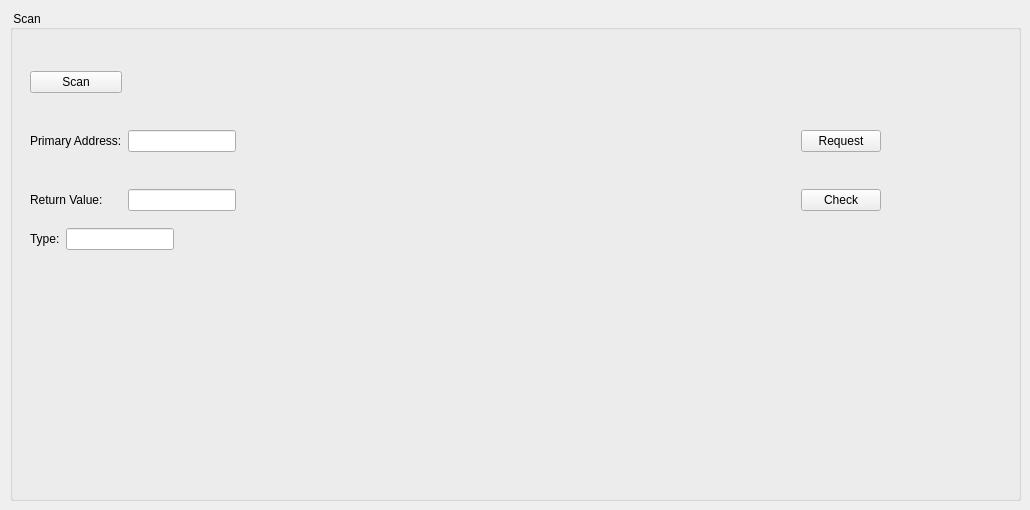
    <widget class="QWidget" name="tab_6">
     <attribute name="title">
      <string>MBus-Scan</string>
     </attribute>
     <widget class="QGroupBox" name="groupBox_17">
      <property name="geometry">
       <rect>
        <x>10</x>
        <y>10</y>
        <width>1011</width>
        <height>491</height>
       </rect>
      </property>
      <property name="sizePolicy">
       <sizepolicy hsizetype="Fixed" vsizetype="Preferred">
        <horstretch>0</horstretch>
        <verstretch>0</verstretch>
       </sizepolicy>
      </property>
      <property name="minimumSize">
       <size>
        <width>200</width>
        <height>0</height>
       </size>
      </property>
      <property name="layoutDirection">
       <enum>Qt::LeftToRight</enum>
      </property>
      <property name="title">
       <string> Scan</string>
      </property>
      <property name="alignment">
       <set>Qt::AlignLeading|Qt::AlignLeft|Qt::AlignVCenter</set>
      </property>
      <widget class="QWidget" name="layoutWidget">
       <property name="geometry">
        <rect>
         <x>20</x>
         <y>50</y>
         <width>851</width>
         <height>201</height>
        </rect>
       </property>
       <layout class="QGridLayout" name="gridLayout_15">
        <item row="4" column="0">
         <widget class="QLabel" name="label_27">
          <property name="sizePolicy">
           <sizepolicy hsizetype="Maximum" vsizetype="Preferred">
            <horstretch>0</horstretch>
            <verstretch>0</verstretch>
           </sizepolicy>
          </property>
          <property name="text">
           <string>Return Value:</string>
          </property>
         </widget>
        </item>
        <item row="1" column="0">
         <spacer name="verticalSpacer">
          <property name="orientation">
           <enum>Qt::Vertical</enum>
          </property>
          <property name="sizeType">
           <enum>QSizePolicy::Fixed</enum>
          </property>
          <property name="sizeHint" stdset="0">
           <size>
            <width>20</width>
            <height>20</height>
           </size>
          </property>
         </spacer>
        </item>
        <item row="3" column="0">
         <spacer name="verticalSpacer_2">
          <property name="orientation">
           <enum>Qt::Vertical</enum>
          </property>
          <property name="sizeType">
           <enum>QSizePolicy::Fixed</enum>
          </property>
          <property name="sizeHint" stdset="0">
           <size>
            <width>20</width>
            <height>20</height>
           </size>
          </property>
         </spacer>
        </item>
        <item row="5" column="0" colspan="4">
         <layout class="QHBoxLayout" name="horizontalLayout_2">
          <item>
           <widget class="QLabel" name="label_19">
            <property name="sizePolicy">
             <sizepolicy hsizetype="Maximum" vsizetype="Preferred">
              <horstretch>0</horstretch>
              <verstretch>0</verstretch>
             </sizepolicy>
            </property>
            <property name="text">
             <string>Type:</string>
            </property>
           </widget>
          </item>
          <item>
           <widget class="QLineEdit" name="mbusCmdType">
            <property name="sizePolicy">
             <sizepolicy hsizetype="Preferred" vsizetype="Fixed">
              <horstretch>0</horstretch>
              <verstretch>0</verstretch>
             </sizepolicy>
            </property>
            <property name="text">
             <string/>
            </property>
            <property name="readOnly">
             <bool>false</bool>
            </property>
           </widget>
          </item>
          <item>
           <spacer name="horizontalSpacer_8">
            <property name="orientation">
             <enum>Qt::Horizontal</enum>
            </property>
            <property name="sizeHint" stdset="0">
             <size>
              <width>145</width>
              <height>20</height>
             </size>
            </property>
           </spacer>
          </item>
          <item>
           <spacer name="horizontalSpacer_7">
            <property name="orientation">
             <enum>Qt::Horizontal</enum>
            </property>
            <property name="sizeHint" stdset="0">
             <size>
              <width>107</width>
              <height>20</height>
             </size>
            </property>
           </spacer>
          </item>
         </layout>
        </item>
        <item row="2" column="1">
         <widget class="QLineEdit" name="mbusReqEdit">
          <property name="sizePolicy">
           <sizepolicy hsizetype="Fixed" vsizetype="Fixed">
            <horstretch>0</horstretch>
            <verstretch>0</verstretch>
           </sizepolicy>
          </property>
          <property name="text">
           <string/>
          </property>
          <property name="readOnly">
           <bool>false</bool>
          </property>
         </widget>
        </item>
        <item row="2" column="2">
         <spacer name="horizontalSpacer_12">
          <property name="orientation">
           <enum>Qt::Horizontal</enum>
          </property>
          <property name="sizeHint" stdset="0">
           <size>
            <width>95</width>
            <height>20</height>
           </size>
          </property>
         </spacer>
        </item>
        <item row="2" column="3">
         <widget class="QPushButton" name="pushButton_6">
          <property name="sizePolicy">
           <sizepolicy hsizetype="Fixed" vsizetype="Fixed">
            <horstretch>0</horstretch>
            <verstretch>0</verstretch>
           </sizepolicy>
          </property>
          <property name="text">
           <string>Request</string>
          </property>
         </widget>
        </item>
        <item row="2" column="0">
         <widget class="QLabel" name="label_18">
          <property name="sizePolicy">
           <sizepolicy hsizetype="Maximum" vsizetype="Preferred">
            <horstretch>0</horstretch>
            <verstretch>0</verstretch>
           </sizepolicy>
          </property>
          <property name="text">
           <string>Primary Address:</string>
          </property>
         </widget>
        </item>
        <item row="0" column="0">
         <widget class="QPushButton" name="pushButton_11">
          <property name="text">
           <string>Scan</string>
          </property>
         </widget>
        </item>
        <item row="4" column="1">
         <widget class="QLineEdit" name="mbusCmdRet">
          <property name="sizePolicy">
           <sizepolicy hsizetype="Preferred" vsizetype="Fixed">
            <horstretch>0</horstretch>
            <verstretch>0</verstretch>
           </sizepolicy>
          </property>
          <property name="text">
           <string/>
          </property>
          <property name="readOnly">
           <bool>false</bool>
          </property>
         </widget>
        </item>
        <item row="4" column="3">
         <widget class="QPushButton" name="pushButton_7">
          <property name="sizePolicy">
           <sizepolicy hsizetype="Preferred" vsizetype="Fixed">
            <horstretch>0</horstretch>
            <verstretch>0</verstretch>
           </sizepolicy>
          </property>
          <property name="text">
           <string>Check</string>
          </property>
         </widget>
        </item>
       </layout>
      </widget>
     </widget>
    </widget>
